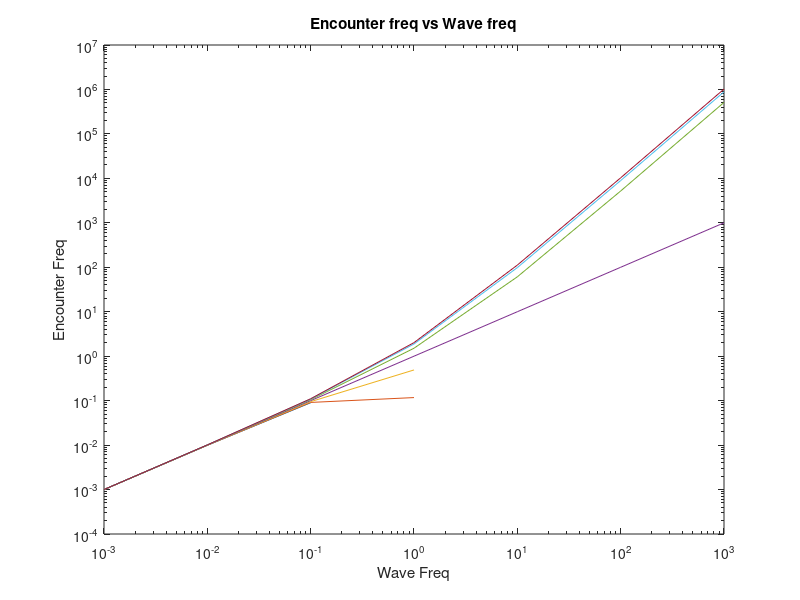
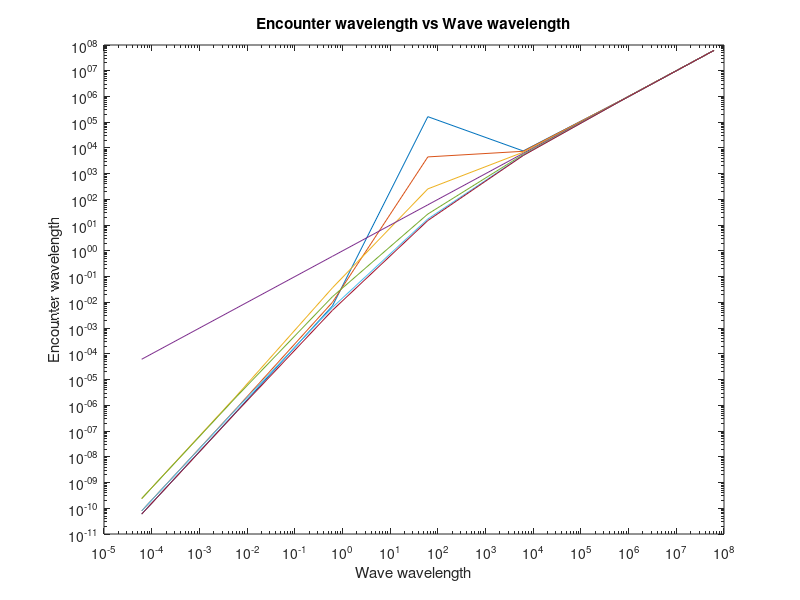

The MATLAB source for these figures, in order:
w = 10 .^ [-3:3]
b = 0:pi/6:pi
v = 10
g = 9.81
lam = 2*pi*g ./ (w.^2)

ew = zeros(length(b), length(w))
for i = 1:length(b)
	ew(i, :) = w - (((w .^ 2) .* v ./ g) .* cos(b(i)))
	elam = 2*pi*g ./ (ew(i, :).^2)
	figure(1)
	loglog(w, ew(i, :))
	hold on
	figure(2)
	loglog(lam, elam)
	hold on
end
figure(1)
xlabel("Wave Freq")
ylabel("Encounter Freq")
title("Encounter freq vs Wave freq")


% encounter wavelength vs wavelength
figure(2)
xlabel("Wave wavelength")
ylabel("Encounter wavelength")
title("Encounter wavelength vs Wave wavelength")

% when encounter freq == 0
% v = g/(w * cos(beta))

vs = zeros(length(b), length(w))
for i = 1:length(b)
	vs(i, :) = g ./ (w .* cos(b(i)))
end

disp("velocity ")
disp(vs)

% when encounter wavelength == 0
newEW = sqrt(2*pi*g/100)
newV = zeros(length(b), length(w))
for i = 1:length(b)
	newV(i, :) = (w - newEW) .* g / (cos(b(i) .* w.^2))
end

disp("velocity ")
disp(newV)